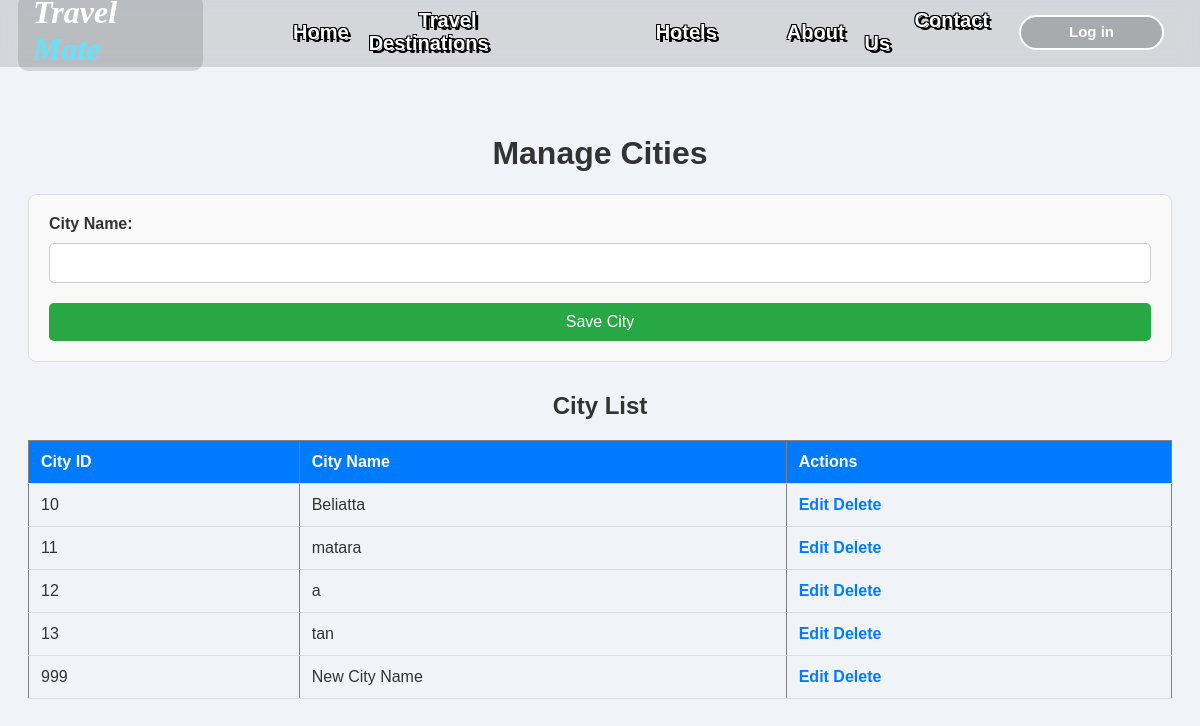
Page /manage-city.php on the earlier database version.
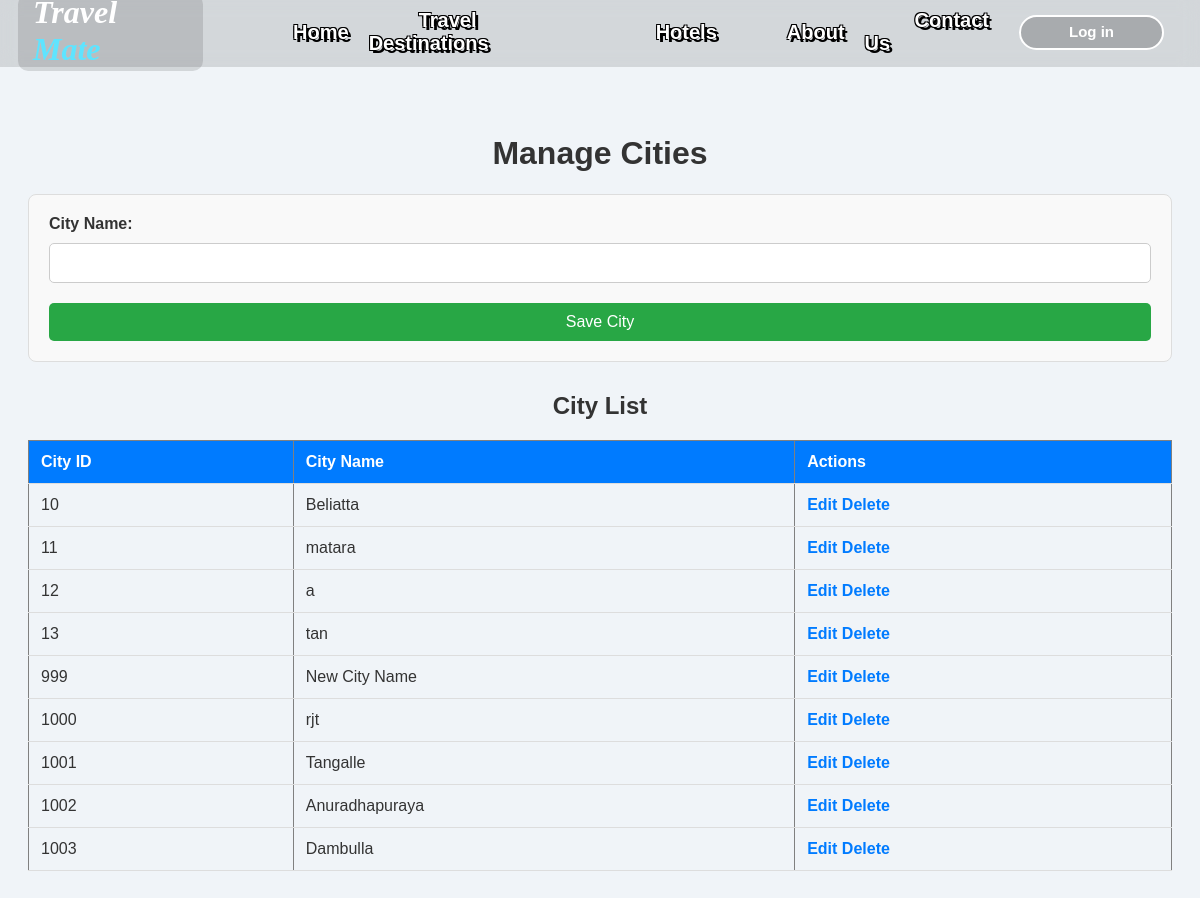
Same page on the later database version.
### tables this page shows
CREATE TABLE `cities` (
  `city_id` int(11) NOT NULL,
  `city_name` varchar(255) NOT NULL
);

### manage-city.php (the view, shortened to what this page needs)
<?php
include 'config.php';
$sql = "SELECT * FROM cities";
$result = $conn->query($sql);
?>
<!DOCTYPE html>
<html lang="en">
<head>
    <link rel="stylesheet" href="manage-city.css">
</head>
<body>
<?php include 'header.php'; ?>
<h1>Manage Cities</h1>
<form method="post" action="">
    <label for="city_name">City Name:</label>
    <input type="text" id="city_name" name="city_name" required>
    <button type="submit">Save City</button>
</form>
<h2>City List</h2>
<table border="1">
    <tr>
        <th>City ID</th>
        <th>City Name</th>
        <th>Actions</th>
    </tr>
    <?php while ($row = $result->fetch_assoc()) { ?>
        <tr>
            <td><?php echo $row['city_id']; ?></td>
            <td><?php echo $row['city_name']; ?></td>
            <td>
                <a href="?edit=<?php echo $row['city_id']; ?>">Edit</a>
                <a href="?delete=<?php echo $row['city_id']; ?>" onclick="return confirm('Are you sure?')">Delete</a>
            </td>
        </tr>
    <?php } ?>
</table>
</body>
</html>

Differences in the rows shown:
added cities: city "1000", city_name "rjt"
added cities: city "1001", city_name "Tangalle"
added cities: city "1002", city_name "Anuradhapuraya"
added cities: city "1003", city_name "Dambulla"
